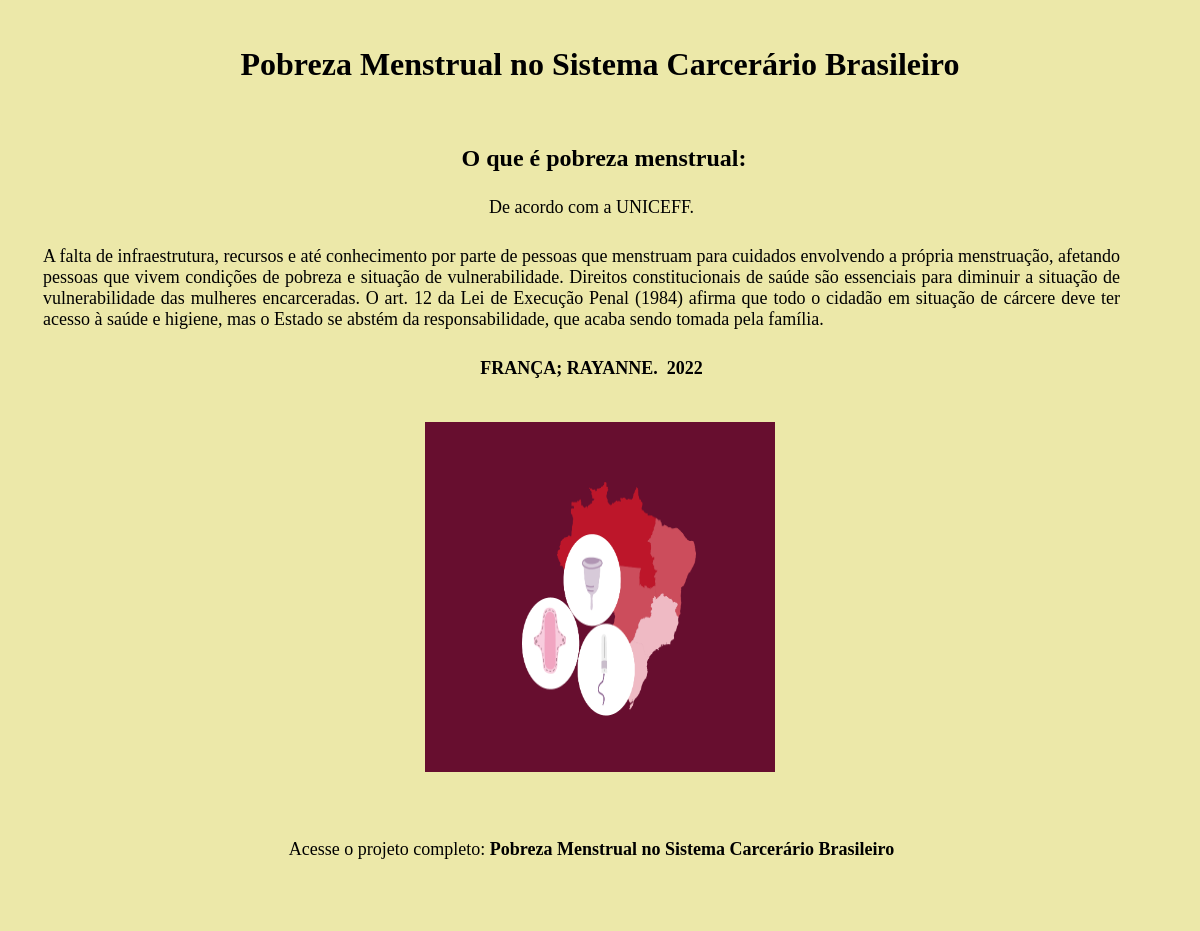
Page /artigo.php?id=1 on the committed database.
### tables this page shows
CREATE TABLE `artigo` (
  `artigoid` int(11) NOT NULL,
  `titulo` varchar(60) NOT NULL,
  `subtitulo` varchar(100) DEFAULT NULL,
  `imgprincipal` varchar(255) NOT NULL,
  `texto` longtext NOT NULL,
  `autor` text DEFAULT NULL
);

### artigo.php (the view, shortened to what this page needs)
<?php
include_once 'conexao.php';
$artigoid = $_GET['id'];
?>
<link rel="stylesheet" href="style.css?t=<?php echo date('YmdHis').rand(1,999999)?>">
 <link rel="stylesheet" href="https://cdnjs.cloudflare.com/ajax/libs/font-awesome/6.0.0-beta3/css/all.min.css">
</head>
 <body class="bodyartigo">
<header>
  <a href="index.php" class="cordolink"><h1 class="titulo">Pobreza Menstrual no Sistema Carcerário Brasileiro</h1></a>
</header>
 <link rel="stylesheet" href="style.css?t=<?php echo date('YmdHis').rand(1,999999)?>">
<?php
    $sql = "SELECT * FROM artigo WHERE artigoid = $artigoid";
    $result = mysqli_query( $conexao, $sql );
    $row = mysqli_fetch_array($result);
    ?>
    <div class="outrapagina">
    <h2><a class="linkcor" href="artigo.php?id=<?php echo $row['artigoid'];?>"><?php echo $row['titulo'];?></a></h2>
    <p class="subtitulo"href="artigo.php?id=<?php echo $row['artigoid'];?>"><?php echo $row['subtitulo'];?></p>
    <div class="textoartigo"><p href="artigo.php?id=<?php echo $row['artigoid'];?>"><?php echo $row['texto'];?></p></div>
    <strong><p class="autor"href="artigo.php?id=<?php echo $row['artigoid'];?>"><?php echo $row['autor'];?></p></strong>
    <img src="img/<?php echo $row['imgprincipal'];?>" alt="" srcset="">
    </div>
    <footer>
    <p class="trabalho">Acesse o projeto completo: <a href="https://senacrsedu-my.sharepoint.com/:w:/g/personal/04446713078_senacrs_edu_br/ETS8ZVuFlMdBnrGr1kf4kSIBOkLrLVimdxusgHfzWuTmRQ?e=Pe5fn0" ><strong>Pobreza Menstrual no Sistema Carcerário Brasileiro</strong></a></p>
    </footer>

### style.css (style rules this page uses)
body { margin: 0; padding: 0; }
header { background-color: rgb(236, 232, 169); height: 75px; padding: 25px; text-align: center; border-radius: 2px; }
.trabalho a { color: black; }
.cordolink { color: black; }
.linkcor { color: black; }
h2, p { margin-left: 8px; }
.outrapagina { color: black; text-align: center; }
.textoartigo { text-align: center; }
footer { background-color: rgb(236, 232, 169); height: 75px; text-align: center; padding: 20px; margin-right: -20px; margin-left: -20px; margin-bottom: 20px; color: rgb(248, 246, 217); }
a { text-decoration: none; }
p { text-align: justify; padding: 5px; margin-right: 25px; font-size: large; }
.trabalho { color: black; text-align: center; }
img { width: 350px; height: 350px; padding: 20px; }
.autor { text-align: center; }
.bodyartigo { background-color: rgb(236, 232, 169); }
.textoartigo { justify-content: center; text-align: center; margin-left: 30px; margin-right: 50px; }
.subtitulo { text-align: center; }

### rows in the picture
artigo: titulo "O que é pobreza menstrual:", subtitulo "De acordo com a UNICEFF.", texto "A falta de infraestrutura, recursos e até conhecimento por parte de pessoas que menstruam para cuidados envolvendo a própria menstruação, afetando pessoas que vivem condições de pobreza e situação de vulnerabilidade. Direitos constitucionais de saúde são essenciais para diminuir a situação de vulnerabilidade das mulheres encarceradas. O art. 12 da Lei de Execução Penal (1984) afirma que todo o cidadão em situação de cárcere deve ter acesso à saúde e higiene, mas o Estado se abstém da responsabilidade, que acaba sendo tomada pela família.", autor "FRANÇA; RAYANNE. 2022", imgprincipal (picture)
